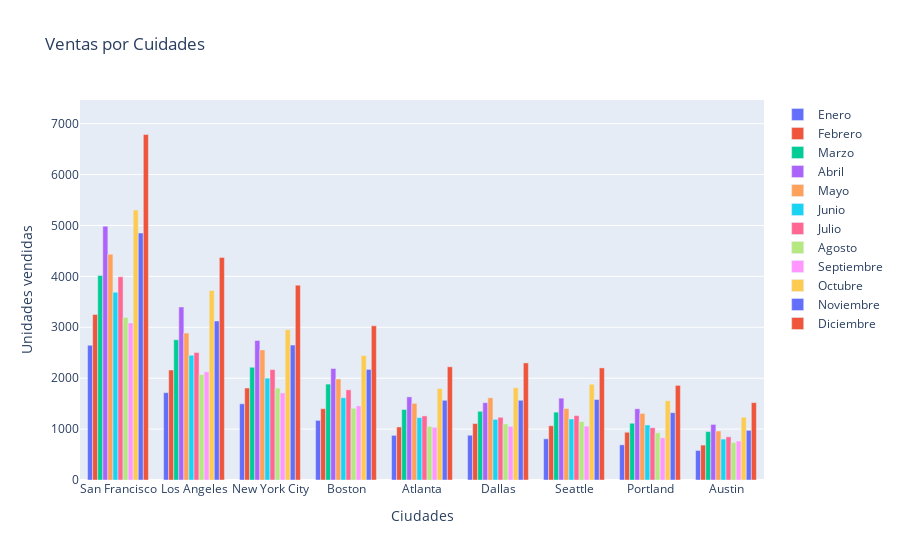

Notebook source saved alongside this figure:
### Markdown cell above
* ¿En qué ciudades se han registrado las mayores ventas?

### Code cell
fig = go.Figure()
for mes in meses:
    dataframe_mes = dataframes[mes]
    dataframe_mes = extraer_datos(dataframe_mes)
    direccion = dataframe_mes['Dirección de Envio'].str.split(', ', expand=True)
    direccion.columns = ['Calle', 'Ciudad', 'Cod Postal Estado']
    direccion[['Estado', 'Cod Postal']] = direccion['Cod Postal Estado'].str.split(' ', expand=True)
    dataframe_ventas = pd.concat([dataframe_mes, direccion], axis= 1)

    dataframe_ventas['Precio Venta'] = dataframe_ventas['Cantidad Pedida'] * dataframe_ventas['Precio Unitario']


    ventas_ciudad = dataframe_ventas.groupby('Ciudad').agg({'Cantidad Pedida': 'sum', 'Precio Venta': 'sum'}).reset_index()
    ventas_ciudad=ventas_ciudad.sort_values(by='Precio Venta',ascending=False)

    Ciudades = ventas_ciudad['Ciudad'].values
    Unidades = ventas_ciudad['Cantidad Pedida'].values
    Precios = ventas_ciudad['Precio Venta'].values

    fig.add_trace(go.Bar(

        x= Ciudades,
        y= Unidades,
        yaxis="y",
        name=mes,
        marker=dict(color="light blue")))
    
    #fig2 = px.density_mapbox(ventas_ciudad, Ciudades , Unidades, z = Precios , radius= 8,center =dict(lat =38.0000000, lon =-97.0000000) ,zoom =8, mapbox_style = 'open-street-map')

fig.update_layout(

        title="Ventas por Cuidades",
        xaxis=dict(title="Ciudades"),
        yaxis=dict(title="Unidades vendidas", side="left"),
        yaxis2=dict(title="Precio", overlaying="y", side="right"),
        yaxis_range=[0, max(Unidades) * 1.1],
        yaxis2_range=[0, max(Precios) * 1.1])
#fig2.show()

### Figure 1 — Plotly figure (JSON) as saved in the notebook; plotly's stock layout.template omitted (floating-point values rounded to 4 significant figures)
{"data": [{"marker": {"color": "light blue"}, "name": "Enero", "type": "bar", "x": ["San Francisco", "Los Angeles", "New York City", "Boston", "Atlanta", "Dallas", "Seattle", "Portland", "Austin"], "y": [2648, 1716, 1497, 1171, 877, 879, 809, 691, 580], "yaxis": "y"}, {"marker": {"color": "light blue"}, "name": "Febrero", "type": "bar", "x": ["San Francisco", "Los Angeles", "New York City", "Boston", "Dallas", "Atlanta", "Seattle", "Portland", "Austin"], "y": [3251, 2161, 1807, 1401, 1109, 1042, 1066, 938, 686], "yaxis": "y"}, {"marker": {"color": "light blue"}, "name": "Marzo", "type": "bar", "x": ["San Francisco", "Los Angeles", "New York City", "Boston", "Atlanta", "Dallas", "Seattle", "Portland", "Austin"], "y": [4018, 2755, 2215, 1884, 1385, 1350, 1333, 1115, 951], "yaxis": "y"}, {"marker": {"color": "light blue"}, "name": "Abril", "type": "bar", "x": ["San Francisco", "Los Angeles", "New York City", "Boston", "Atlanta", "Seattle", "Dallas", "Portland", "Austin"], "y": [4987, 3399, 2741, 2190, 1633, 1608, 1519, 1399, 1092], "yaxis": "y"}, {"marker": {"color": "light blue"}, "name": "Mayo", "type": "bar", "x": ["San Francisco", "Los Angeles", "New York City", "Boston", "Dallas", "Atlanta", "Portland", "Seattle", "Austin"], "y": [4435, 2886, 2556, 1985, 1615, 1506, 1308, 1404, 962], "yaxis": "y"}, {"marker": {"color": "light blue"}, "name": "Junio", "type": "bar", "x": ["San Francisco", "Los Angeles", "New York City", "Boston", "Atlanta", "Seattle", "Dallas", "Portland", "Austin"], "y": [3688, 2450, 2001, 1616, 1226, 1198, 1191, 1081, 804], "yaxis": "y"}, {"marker": {"color": "light blue"}, "name": "Julio", "type": "bar", "x": ["San Francisco", "Los Angeles", "New York City", "Boston", "Seattle", "Atlanta", "Dallas", "Portland", "Austin"], "y": [3993, 2505, 2169, 1771, 1265, 1259, 1232, 1027, 848], "yaxis": "y"}, {"marker": {"color": "light blue"}, "name": "Agosto", "type": "bar", "x": ["San Francisco", "Los Angeles", "New York City", "Boston", "Seattle", "Dallas", "Atlanta", "Portland", "Austin"], "y": [3192, 2072, 1804, 1409, 1148, 1102, 1053, 927, 735], "yaxis": "y"}, {"marker": {"color": "light blue"}, "name": "Septiembre", "type": "bar", "x": ["San Francisco", "Los Angeles", "New York City", "Boston", "Atlanta", "Dallas", "Seattle", "Portland", "Austin"], "y": [3086, 2125, 1711, 1455, 1035, 1054, 1058, 829, 766], "yaxis": "y"}, {"marker": {"color": "light blue"}, "name": "Octubre", "type": "bar", "x": ["San Francisco", "Los Angeles", "New York City", "Boston", "Dallas", "Seattle", "Atlanta", "Portland", "Austin"], "y": [5304, 3723, 2953, 2445, 1813, 1881, 1796, 1557, 1233], "yaxis": "y"}, {"marker": {"color": "light blue"}, "name": "Noviembre", "type": "bar", "x": ["San Francisco", "Los Angeles", "New York City", "Boston", "Atlanta", "Seattle", "Dallas", "Portland", "Austin"], "y": [4851, 3124, 2650, 2172, 1566, 1581, 1566, 1322, 976], "yaxis": "y"}, {"marker": {"color": "light blue"}, "name": "Diciembre", "type": "bar", "x": ["San Francisco", "Los Angeles", "New York City", "Boston", "Seattle", "Dallas", "Atlanta", "Portland", "Austin"], "y": [6786, 4373, 3828, 3029, 2202, 2300, 2224, 1859, 1520], "yaxis": "y"}], "layout": {"title": {"text": "Ventas por Cuidades"}, "xaxis": {"title": {"text": "Ciudades"}}, "yaxis": {"range": [0, 7465.0], "side": "left", "title": {"text": "Unidades vendidas"}}, "yaxis2": {"overlaying": "y", "range": [0, 1220000.0], "side": "right", "title": {"text": "Precio"}}}}
